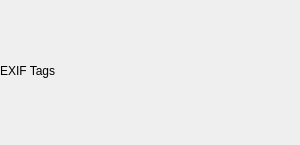
<?xml version="1.0" encoding="UTF-8"?>
<ui version="4.0">
 <class>ImageInfoOverlay</class>
 <widget class="QWidget" name="ImageInfoOverlay">
  <property name="geometry">
   <rect>
    <x>0</x>
    <y>0</y>
    <width>280</width>
    <height>145</height>
   </rect>
  </property>
  <property name="sizePolicy">
   <sizepolicy hsizetype="Preferred" vsizetype="MinimumExpanding">
    <horstretch>0</horstretch>
    <verstretch>0</verstretch>
   </sizepolicy>
  </property>
  <property name="minimumSize">
   <size>
    <width>300</width>
    <height>0</height>
   </size>
  </property>
  <property name="maximumSize">
   <size>
    <width>16777215</width>
    <height>16777215</height>
   </size>
  </property>
  <property name="windowTitle">
   <string notr="true"/>
  </property>
  <property name="accessibleName">
   <string notr="true"/>
  </property>
  <layout class="QVBoxLayout" name="verticalLayout">
   <property name="spacing">
    <number>0</number>
   </property>
   <property name="leftMargin">
    <number>0</number>
   </property>
   <property name="topMargin">
    <number>0</number>
   </property>
   <property name="rightMargin">
    <number>0</number>
   </property>
   <property name="bottomMargin">
    <number>4</number>
   </property>
   <item>
    <widget class="QWidget" name="header" native="true">
     <property name="sizePolicy">
      <sizepolicy hsizetype="Preferred" vsizetype="Preferred">
       <horstretch>0</horstretch>
       <verstretch>0</verstretch>
      </sizepolicy>
     </property>
     <property name="accessibleName">
      <string>OverlayHeaderWidget</string>
     </property>
     <layout class="QHBoxLayout" name="horizontalLayout">
      <property name="spacing">
       <number>0</number>
      </property>
      <property name="leftMargin">
       <number>0</number>
      </property>
      <property name="topMargin">
       <number>0</number>
      </property>
      <property name="rightMargin">
       <number>0</number>
      </property>
      <property name="bottomMargin">
       <number>0</number>
      </property>
      <item>
       <widget class="IconWidget" name="headerIcon" native="true">
        <property name="accessibleName">
         <string notr="true">OverlayHeaderIcon</string>
        </property>
       </widget>
      </item>
      <item>
       <widget class="QLabel" name="label">
        <property name="sizePolicy">
         <sizepolicy hsizetype="Preferred" vsizetype="Preferred">
          <horstretch>1</horstretch>
          <verstretch>0</verstretch>
         </sizepolicy>
        </property>
        <property name="text">
         <string>EXIF Tags</string>
        </property>
       </widget>
      </item>
      <item>
       <widget class="IconButton" name="closeButton" native="true">
        <property name="accessibleName">
         <string notr="true">OverlayHeaderButton</string>
        </property>
       </widget>
      </item>
     </layout>
    </widget>
   </item>
   <item>
    <layout class="QVBoxLayout" name="entryLayout">
     <property name="spacing">
      <number>0</number>
     </property>
    </layout>
   </item>
  </layout>
 </widget>
 <customwidgets>
  <customwidget>
   <class>IconButton</class>
   <extends>QWidget</extends>
   <header>gui/customwidgets/iconbutton.h</header>
   <container>1</container>
  </customwidget>
  <customwidget>
   <class>IconWidget</class>
   <extends>QWidget</extends>
   <header>gui/customwidgets/iconwidget.h</header>
   <container>1</container>
  </customwidget>
 </customwidgets>
 <resources/>
 <connections/>
</ui>
